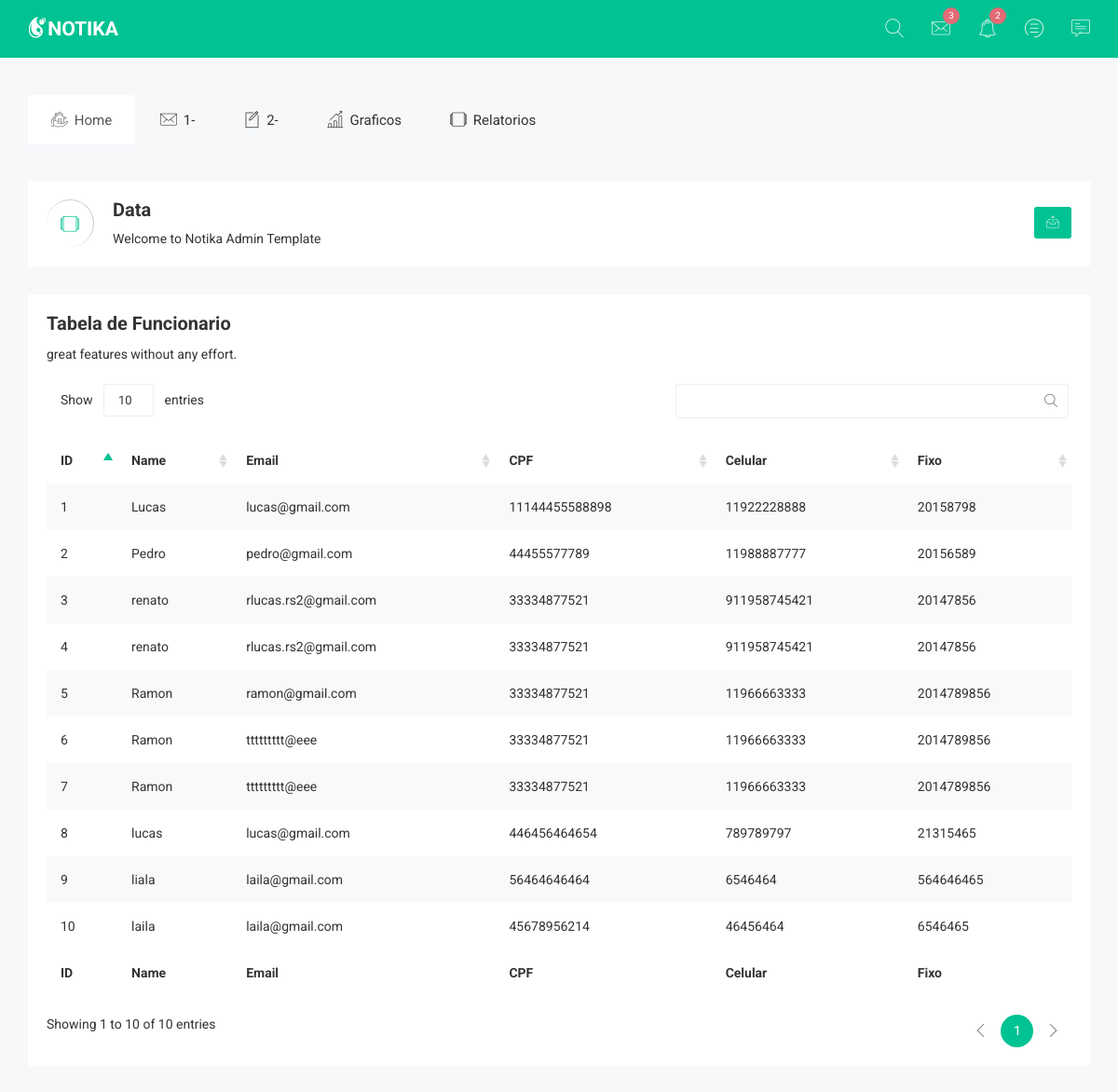
The app's page /listar_funcionario/ with its own data.
### app_outmed/models.py (models this page shows, shortened)
class Funcionario(models.Model):
    first_name = models.CharField("Nome", max_length=50)
    email = models.CharField(max_length=70)
    cpf = models.CharField("CPF", max_length=20, default=None)
    celular = models.CharField('Celular', max_length=20, default=None)
    fixo = models.CharField('Fixo', max_length=20, default=None)
    objects = models.Manager()

### app_outmed/views.py (the view)
# urls.py: path('listar_funcionario/', views.listar_funcionario, name='listar_funcionario'),
def listar_funcionario(request):
    funcionario = Funcionario.objects.all()
    return render(request, 'Pages/listar_funcionario.html', {'funcionario': funcionario})

### app_outmed/templates/Pages/listar_funcionario.html (shortened to what this page needs)
{% load static %}
<!doctype html>
<html class="no-js" lang="">
<head>
    <link rel="stylesheet" href="{% static '../static/ADD/css/bootstrap.min.css' %}">
    <link rel="stylesheet" href="{% static '../static/ADD/css/font-awesome.min.css' %}">
    <link rel="stylesheet" href="{% static '../static/ADD/css/owl.carousel.css' %}">
    <link rel="stylesheet" href="{% static '../static/ADD/css/owl.theme.css' %}">
    <link rel="stylesheet" href="{% static '../static/ADD/css/owl.transitions.css' %}">
    <link rel="stylesheet" href="{% static '../static/ADD/css/meanmenu/meanmenu.min.css' %}">
    <link rel="stylesheet" href="{% static '../static/ADD/css/animate.css' %}">
    <link rel="stylesheet" href="{% static '../static/ADD/css/normalize.css' %}">
    <link rel="stylesheet" href="{% static '../static/ADD/css/wave/waves.min.css' %}">
    <link rel="stylesheet" href="{% static '../static/ADD/css/wave/button.css' %}">
    <link rel="stylesheet" href="{% static '../static/ADD/css/scrollbar/jquery.mCustomScrollbar.min.css' %}">
    <link rel="stylesheet" href="{% static '../static/ADD/css/notika-custom-icon.css' %}">
    <link rel="stylesheet" href="{% static '../static/ADD/css/jquery.dataTables.min.css' %}">
    <link rel="stylesheet" href="{% static '../static/ADD/css/main.css' %}">
    <link rel="stylesheet" href="{% static '../static/ADD/style.css' %}">
    <link rel="stylesheet" href="{% static '../static/ADD/css/responsive.css' %}">
</head>
<body>
<div class="header-top-area">
    <div class="container">
        <div class="row">
            <div class="col-lg-4 col-md-4 col-sm-12 col-xs-12">
                <div class="logo-area">
                    <a href="#"><img src="img/logo/logo.png" alt="" /></a>
                </div>
            </div>
            <div class="col-lg-8 col-md-8 col-sm-12 col-xs-12">
                <div class="header-top-menu">
                    <ul class="nav navbar-nav notika-top-nav">
                        <li class="nav-item dropdown">
                            <a href="#" data-toggle="dropdown" role="button" aria-expanded="false"
                                class="nav-link dropdown-toggle"><span><i
                                        class="notika-icon notika-search"></i></span></a>
                        </li>
                        <li class="nav-item dropdown">
                            <a href="#" data-toggle="dropdown" role="button" aria-expanded="false"
                                class="nav-link dropdown-toggle"><span><i
                                        class="notika-icon notika-mail"></i></span></a>
                        </li>
                        <li class="nav-item nc-al"><a href="#" data-toggle="dropdown" role="button"
                                aria-expanded="false" class="nav-link dropdown-toggle"><span><i
                                        class="notika-icon notika-alarm"></i></span>
                                <div class="ntd-ctn"><span>3</span></div>
                            </a>
                        </li>
                        <li class="nav-item"><a href="#" data-toggle="dropdown" role="button" aria-expanded="false"
                                class="nav-link dropdown-toggle"><span><i class="notika-icon notika-menus"></i></span>
                                <div class="ntd-ctn"><span>2</span></div>
                            </a>
                        </li>
                        <li class="nav-item"><a href="#" data-toggle="dropdown" role="button" aria-expanded="false"
                                class="nav-link dropdown-toggle"><span><i
                                        class="notika-icon notika-chat"></i></span></a>
                        </li>
                    </ul>
                </div>
            </div>
        </div>
    </div>
</div>
<div class="main-menu-area mg-tb-40">
    <div class="container">
        <div class="row">
            <div class="col-lg-12 col-md-12 col-sm-12 col-xs-12">
                <ul class="nav nav-tabs notika-menu-wrap menu-it-icon-pro">
                    <li class="active"><a href="{% url 'index' %}"><i class="notika-icon notika-house"></i> Home</a>
                    </li>
                    <li><a href="{% url 'cliente' %}"><i class="notika-icon notika-mail"></i> 1-</a>
                    </li>
                    <li><a href="{% url 'fornecedor' %}"><i class="notika-icon notika-edit"></i> 2-</a>
                    </li>
                    <li><a data-toggle="tab" href="#Charts"><i class="notika-icon notika-bar-chart"></i> Graficos</a>
                    </li>
                    <li><a data-toggle="tab" href="#Tables"><i class="notika-icon notika-windows"></i> Relatorios</a>
                    </li>
                </ul>
            </div>
        </div>
    </div>
</div>
	<div class="breadcomb-area">
		<div class="container">
			<div class="row">
				<div class="col-lg-12 col-md-12 col-sm-12 col-xs-12">
					<div class="breadcomb-list">
						<div class="row">
							<div class="col-lg-6 col-md-6 col-sm-6 col-xs-12">
								<div class="breadcomb-wp">
									<div class="breadcomb-icon">
										<i class="notika-icon notika-windows"></i>
									</div>
									<div class="breadcomb-ctn">
										<h2>Data </h2>
										<p>Welcome to Notika <span class="bread-ntd">Admin Template</span></p>
									</div>
								</div>
							</div>
							<div class="col-lg-6 col-md-6 col-sm-6 col-xs-3">
								<div class="breadcomb-report">
									<button data-toggle="tooltip" data-placement="left" title="Download Report" class="btn"><i class="notika-icon notika-sent"></i></button>
								</div>
							</div>
						</div>
					</div>
				</div>
			</div>
		</div>
	</div>
    <div class="data-table-area">
        <div class="container">
            <div class="row">
                <div class="col-lg-12 col-md-12 col-sm-12 col-xs-12">
                    <div class="data-table-list">
                        <div class="basic-tb-hd">
                            <h2>Tabela de Funcionario</h2>
                            <p>great features without any effort.</p>
                        </div>
                        <div class="table-responsive">
                            <table id="data-table-basic" class="table table-striped">
                                <thead>
                                    <tr>
                                        <th>ID</th>
                                        <th>Name</th>
                                        <th>Email</th>
                                        <th>CPF</th>
                                        <th>Celular</th>
                                        <th>Fixo</th>
                                    </tr>
                                </thead>
                                <tbody>
                                        {% for funcionario in funcionario %}
                                        <tr>
                                            <td>{{ funcionario.id }}</td>
                                            <td>{{ funcionario.first_name }}</td>
                                            <td>{{ funcionario.email }}</td>
                                            <td>{{ funcionario.cpf }}</td>
                                            <td>{{ funcionario.celular }}</td>
                                            <td>{{ funcionario.fixo }}</td>
                                        </tr>
                                        {% endfor %}
                                </tbody>
                                <tfoot>
                                    <th>ID</th>
                                    <th>Name</th>
                                    <th>Email</th>
                                    <th>CPF</th>
                                    <th>Celular</th>
                                    <th>Fixo</th>
                                </tfoot>
                            </table>
                        </div>
                    </div>
                </div>
            </div>
        </div>
    </div>
</body>
</html>

### app_outmed/static/ADD/css/main.css (style rules this page uses)
html { color: #222; font-size: 1em; line-height: 1.4; }
audio, canvas, iframe, img, svg, video { vertical-align: middle; }

### records on screen
Funcionario: id "1", first_name "Lucas", email "lucas@gmail.com", cpf "11144455588898", celular "11922228888", fixo "20158798"
Funcionario: id "2", first_name "Pedro", email "pedro@gmail.com", cpf "44455577789", celular "11988887777", fixo "20156589"
Funcionario: id "3", first_name "renato", email "rlucas.rs2@gmail.com", cpf "33334877521", celular "911958745421", fixo "20147856"
Funcionario: id "4", first_name "renato", email "rlucas.rs2@gmail.com", cpf "33334877521", celular "911958745421", fixo "20147856"
Funcionario: id "5", first_name "Ramon", email "ramon@gmail.com", cpf "33334877521", celular "11966663333", fixo "2014789856"
Funcionario: id "6", first_name "Ramon", email "ttttttttt@eee", cpf "33334877521", celular "11966663333", fixo "2014789856"
Funcionario: id "7", first_name "Ramon", email "ttttttttt@eee", cpf "33334877521", celular "11966663333", fixo "2014789856"
Funcionario: id "8", first_name "lucas", email "lucas@gmail.com", cpf "446456464654", celular "789789797", fixo "21315465"
Funcionario: id "9", first_name "liala", email "laila@gmail.com", cpf "56464646464", celular "6546464", fixo "564646465"
Funcionario: id "10", first_name "laila", email "laila@gmail.com", cpf "45678956214", celular "46456464", fixo "6546465"
